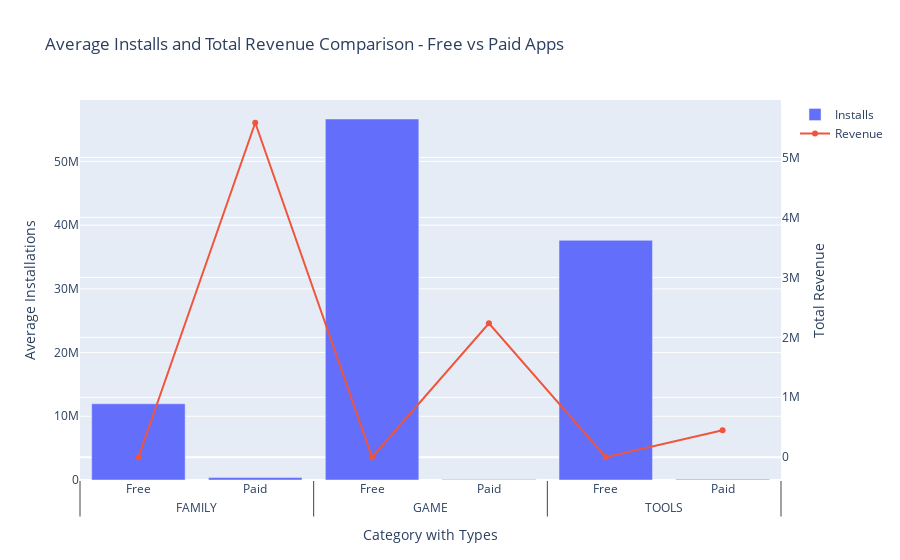

The code cell stored with this chart in its notebook:
### Code cell
#Now that we created a filtered df now we'll apply grouping on this df

#from the filtered dataframe we are taking the top 3 categories based on highest installs
top_3 = filtered_dual_axis.groupby('Category')['Installs'].sum().nlargest(3).index #creates those categories as indexes


filtered_top = filtered_dual_axis[filtered_dual_axis['Category'].isin(top_3)]

#now we apply groupby on category and type with aggregate functions to get the average installs and the total revenue together
dual_axis = filtered_top.groupby(['Category', 'Type']).agg({
    'Installs': 'mean',
    'Revenue': 'sum'
}).reset_index()

plot_title = 'Average Installs and Total Revenue Comparison - Free vs Paid Apps'

fig13 = go.Figure()

#Creating the first side of the graph which is the 'Bar' chart having the average installs
# Update the Bar chart
fig13.add_trace(
    go.Bar( 
        x=[dual_axis['Category'], dual_axis['Type']],  # Multi-level x-axis
        y=dual_axis['Installs'],
        name='Installs',
        yaxis='y'
    )
)

# Update the Line chart
fig13.add_trace(
    go.Scatter(
        x=[dual_axis['Category'], #here we are using both category and type aa X axis
           dual_axis['Type']],
        y=dual_axis['Revenue'],
        name='Revenue',
        yaxis='y2',
        mode='lines+markers'
    )
)

#Updating the layout of the graph
fig13.update_layout(
    
    barmode='group',
   #Layout of the first axis
    yaxis = dict(
        title = 'Average Installations',
        side='left'
    ),
    #Layout of the second axis
    yaxis2 = dict(
        title = 'Total Revenue',
        side = 'right',
        overlaying = 'y'
    ),
    #Layout of the x axis
    xaxis= dict(title="Category with Types"),
    title= plot_title
)

fig13.show()

save_plot_as_html(fig13, "Dual_Axis_Graph.html", "From this dual axis graph we can conclude that even though the installs of Paid apps are significantly lesser than that of Free apps the revenue generated by the paid apps is extremely high whereas the free apps did't generate any revenue (assuming no ads were enabled in the Free apps)")
is_live_time = (13 <= current_hr < 14)
register_live_plot(
    'Dual_Axis_Graph.html',
    plot_title,
    is_live_time,
    1, 2
)

### Figure 1 — Plotly figure (JSON) as saved in the notebook; plotly's stock layout.template omitted (floating-point values rounded to 4 significant figures)
{"data": [{"name": "Installs", "type": "bar", "x": [["FAMILY", "FAMILY", "GAME", "GAME", "TOOLS", "TOOLS"], ["Free", "Paid", "Free", "Paid", "Free", "Paid"]], "y": [11960000.0, 381400.0, 56650000.0, 71250.0, 37610000.0, 100000.0], "yaxis": "y"}, {"mode": "lines+markers", "name": "Revenue", "type": "scatter", "x": [["FAMILY", "FAMILY", "GAME", "GAME", "TOOLS", "TOOLS"], ["Free", "Paid", "Free", "Paid", "Free", "Paid"]], "y": [0.0, 5578000.0, 0.0, 2234000.0, 0.0, 449000.0], "yaxis": "y2"}], "layout": {"barmode": "group", "title": {"text": "Average Installs and Total Revenue Comparison - Free vs Paid Apps"}, "xaxis": {"title": {"text": "Category with Types"}}, "yaxis": {"side": "left", "title": {"text": "Average Installations"}}, "yaxis2": {"overlaying": "y", "side": "right", "title": {"text": "Total Revenue"}}}}
